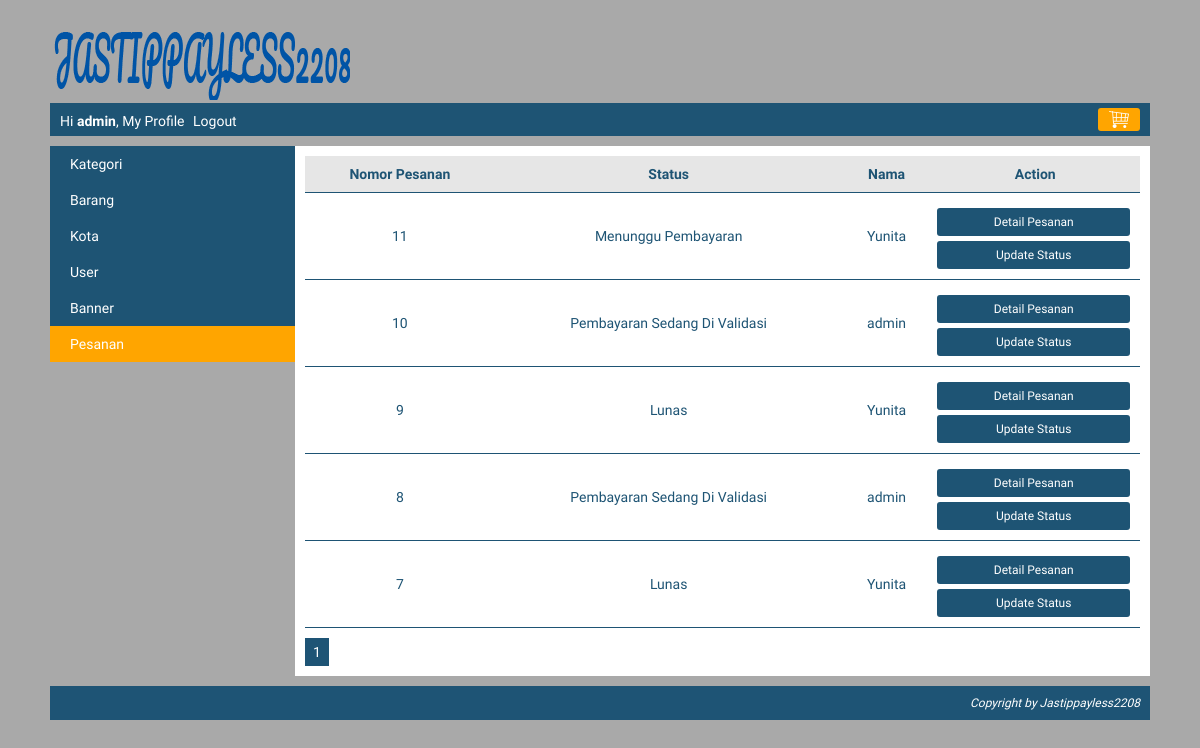
The app's page /index.php?page=my_profile&module=pesanan&action=list (signed in) with its own data.
### tables this page shows
CREATE TABLE `pesanan` (
  `pesanan_id` int(10) NOT NULL,
  `kota_id` int(10) NOT NULL,
  `user_id` int(10) NOT NULL,
  `nama_penerima` varchar(150) NOT NULL,
  `nomor_telepon` varchar(15) NOT NULL,
  `alamat` varchar(300) NOT NULL,
  `tanggal_pemesanan` datetime NOT NULL,
  `status` tinyint(4) NOT NULL
);

CREATE TABLE `user` (
  `user_id` int(10) NOT NULL,
  `level` varchar(30) NOT NULL,
  `nama` varchar(150) NOT NULL,
  `email` varchar(160) NOT NULL,
  `alamat` varchar(400) NOT NULL,
  `phone` varchar(15) NOT NULL,
  `password` varchar(300) NOT NULL,
  `status` enum('on','off') NOT NULL
);

### module/pesanan/list.php (the view, shortened to what this page needs)
<?php
	if ($level == "superadmin") {
		$queryPesanan = mysqli_query($koneksi, "SELECT pesanan.*, user.nama FROM pesanan JOIN user ON pesanan.user_id=user.user_id ORDER BY pesanan.tanggal_pemesanan DESC");
	}else{
		$queryPesanan = mysqli_query($koneksi, "SELECT pesanan.*, user.nama FROM pesanan JOIN user ON pesanan.user_id=user.user_id WHERE pesanan.user_id='$user_id' ORDER BY pesanan.tanggal_pemesanan DESC");
	}
	if (mysqli_num_rows($queryPesanan) == 0) {
		echo "<h3>Saat ini belum ada data pesanan</h3>";
	}else{
		echo "<table class='table-list'>
			 	<tr class='baris-title'>
			 		<th class='kiri'>Nomor Pesanan</th>
			 		<th class='kiri'>Status</th>
			 		<th class='kiri'>Nama</th>
			 		<th class='kiri'>Action</th>
			 	</tr>";
		$adminButton="";
		while ($row=mysqli_fetch_assoc($queryPesanan)) {
			if ($level == "superadmin") {
				$adminButton ="<a class='tombol-action' href='".BASE_URL."index.php?page=my_profile&module=pesanan&action=status&pesanan_id=$row[pesanan_id]'>Update Status</a>";
			}
			$status = $row['status'];
			echo "<tr>
					<td class='kiri'>$row[pesanan_id]</td>
					<td class='kiri'>$arrayStatusPesanan[$status]</td>
					<td class='kiri'>$row[nama]</td>
					<td class='kiri'>
						<a class='tombol-action' href='".BASE_URL."index.php?page=my_profile&module=pesanan&action=detail&pesanan_id=$row[pesanan_id]'>Detail Pesanan</a>
						$adminButton
					</td>
				 </tr>";
		}
		echo "</table>";
	}
 ?>

### css/style.css (style rules this page uses)
body { font-family: 'Sniglet', cursive; font-size: 14px; color: #1e5474; background: #A9A9A9; width: 1100px; height: auto; margin: 0px auto; padding: 10px; }
.table-list { width: 100%; border-collapse: collapse; }
.table-list tr { border-bottom: 1px solid #1e5474; }
.table-list tr.baris-title { background: #E6E6E6; }
.table-list tr th, .table-list tr td { padding: 10px 7px; }
.kiri { text-align: center; }
.tombol-action { background: #1e5474; color: white; padding: 7px 15px; border-radius: 3px; cursor: pointer; text-decoration: none; margin-right: 3px; font-size: 12px; display: block; float:inherit; margin-top: 5px; }

### records on screen
pesanan: pesanan_id "11", status "Menunggu Pembayaran", user.nama "Yunita"
pesanan: pesanan_id "10", status "Pembayaran Sedang Di Validasi", user.nama "admin"
pesanan: pesanan_id "9", status "Lunas", user.nama "Yunita"
pesanan: pesanan_id "8", status "Pembayaran Sedang Di Validasi", user.nama "admin"
pesanan: pesanan_id "7", status "Lunas", user.nama "Yunita"

### other values on screen
$nama "admin"
